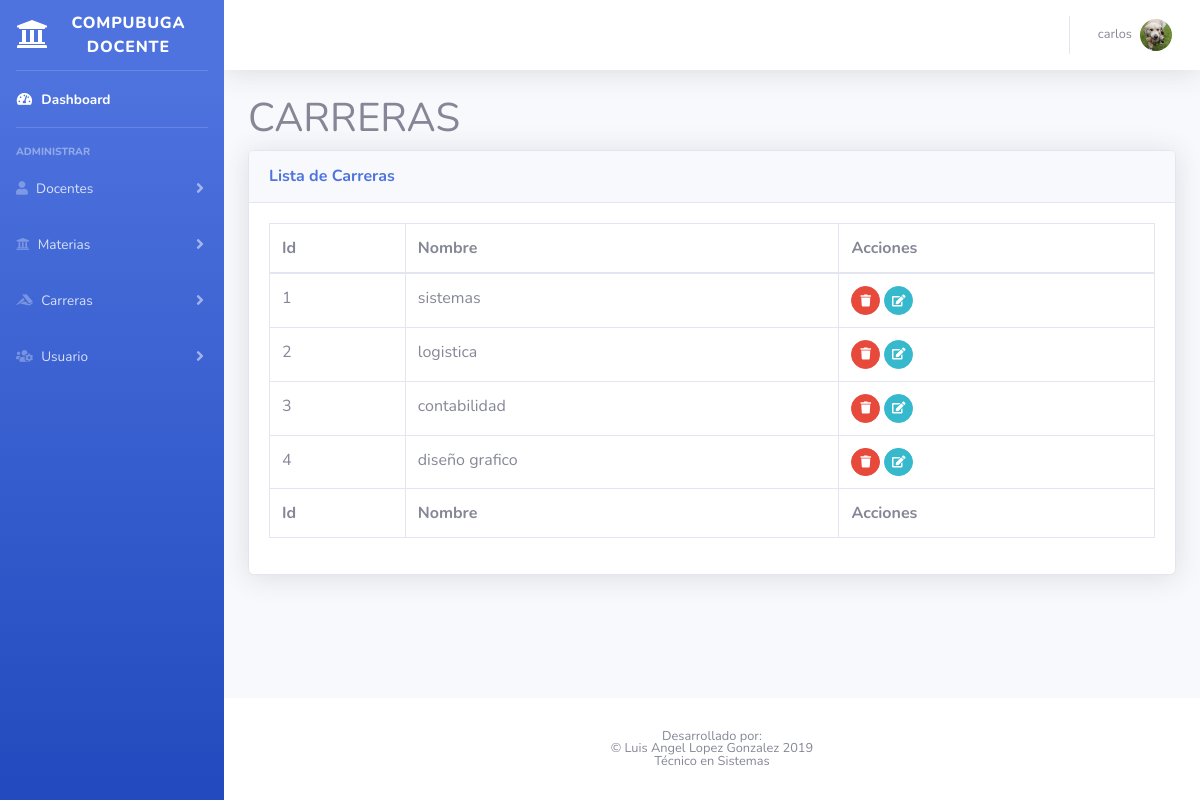
The app's page /carrera/carreraAdministrarVista.php (signed in) with its own data.
### tables this page shows
CREATE TABLE `carrera` (
  `id` int(11) NOT NULL,
  `nombre` varchar(100) NOT NULL
);

### carrera/carrerasModelo.php (called while the page is built, shortened)
<?php
include_once '../conexion.php';
class carrerasModelo {
    function mostrarTodos() {
        global $link;
        $consulta = "SELECT * FROM `carrera`";
        $query = mysqli_query($link, $consulta);
        return $query;
    }
}

### carrera/carreraAdministrarVista.php (the view, shortened to what this page needs)
<!DOCTYPE html>
<html lang="en">
    <head>
        <link href="../vendor/fontawesome-free/css/all.min.css" rel="stylesheet" type="text/css">
        <link href="../css/sb-admin-2.min.css" rel="stylesheet">
    </head>
    <body id="page-top">
        <div id="wrapper">
            <?php
            include_once '../componets/menu.php';
            ?>
            <div id="content-wrapper" class="d-flex flex-column">
                <div id="content">
                    <?php
                    include_once '../componets/navBar.php';
                    ?>
                    <div class="container">
                        <h1>CARRERAS</h1>
                        <div class="card shadow mb-4">
                            <div class="card-header py-3">
                                <h6 class="m-0 font-weight-bold text-primary">Lista de Carreras</h6>
                            </div>
                            <div class="card-body">
                                <div class="table-responsive">
                                    <table class="table table-bordered" id="dataTable" width="100%" cellspacing="0">
                                        <thead>
                                            <tr>
                                                <th>Id</th>
                                                <th>Nombre</th>
                                                <th>Acciones</th>
                                            </tr>
                                        </thead>
                                        <tfoot>
                                            <tr>
                                                <th>Id</th>
                                                <th>Nombre</th>
                                                <th>Acciones</th>
                                            </tr>
                                        </tfoot>
                                        <tbody>
                                            <?php
                                            include_once "carrerasModelo.php";
                                            $carrerasModelo = new carrerasModelo();
                                            $result = $carrerasModelo->mostrarTodos();
                                            $contador = 0;
                                            while ($fila = mysqli_fetch_array($result)) {
                                                if ($fila != NULL) {
                                                    $contador++;
                                                    echo '<tr>
                                            <td>' . $contador . '</td>
                                            <td>' . $fila['nombre'] . '</td>
                  <td>
                     <a href="#" onclick="eliminarModal(' . $fila['id'] . ')" class="btn btn-danger btn-circle btn-sm" data-toggle="tooltip" data-placement="bottom" title="Eliminar">
                        <i class="fas fa-trash"></i>
                          </a>
                    <a href="#" class="btn btn-info btn-circle btn-sm" data-toggle="tooltip" data-placement="bottom" title="Modificar">
                      <i class="fas fa-edit"></i>
                    </a>
                  </td>
                </tr>';
                                                }
                                            }
                                            ?>
                                        </tbody>
                                    </table>
                                </div>
                            </div>
                        </div>
                    </div>
                </div>
                <?php
                include_once '../componets/footer.php';
                ?>
            </div>
        </div>
    </body>
</html>

### records on screen
carrera: nombre "sistemas"
carrera: nombre "logistica"
carrera: nombre "contabilidad"
carrera: nombre "diseño grafico"

### other values on screen
$_SESSION['nombreUsuario'] "carlos"
